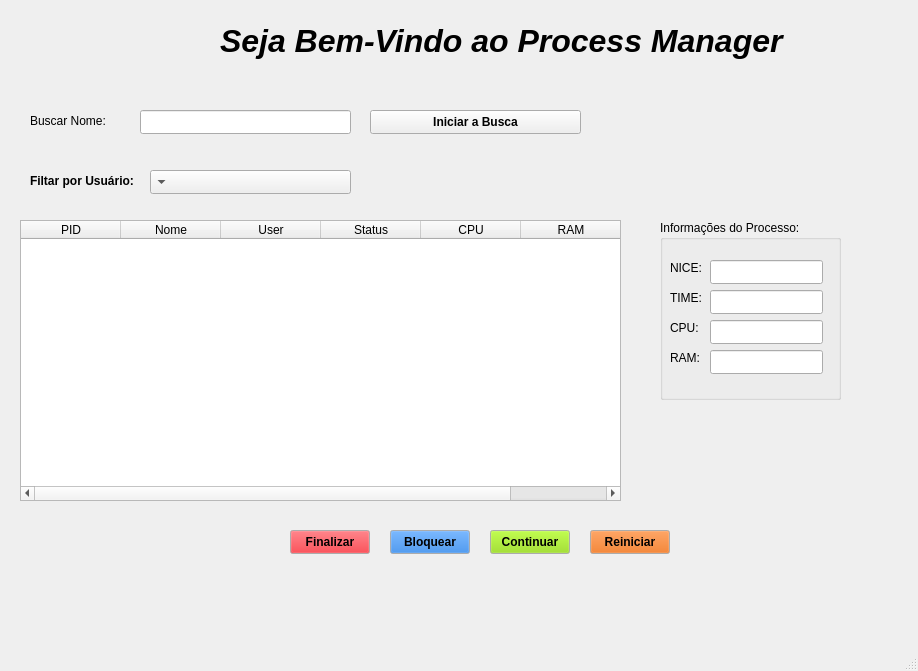
<?xml version="1.0" encoding="UTF-8"?>
<ui version="4.0">
 <class>QMainWindow</class>
 <widget class="QMainWindow" name="QMainWindow">
  <property name="geometry">
   <rect>
    <x>0</x>
    <y>0</y>
    <width>918</width>
    <height>671</height>
   </rect>
  </property>
  <property name="cursor">
   <cursorShape>PointingHandCursor</cursorShape>
  </property>
  <property name="mouseTracking">
   <bool>true</bool>
  </property>
  <property name="windowTitle">
   <string>Menu</string>
  </property>
  <property name="unifiedTitleAndToolBarOnMac">
   <bool>false</bool>
  </property>
  <widget class="QWidget" name="centralwidget">
   <widget class="QLabel" name="label">
    <property name="geometry">
     <rect>
      <x>220</x>
      <y>10</y>
      <width>601</width>
      <height>61</height>
     </rect>
    </property>
    <property name="font">
     <font>
      <pointsize>24</pointsize>
      <weight>75</weight>
      <italic>true</italic>
      <bold>true</bold>
     </font>
    </property>
    <property name="text">
     <string>Seja Bem-Vindo ao Process Manager</string>
    </property>
   </widget>
   <widget class="QLabel" name="texto_filtrar_usuario">
    <property name="geometry">
     <rect>
      <x>30</x>
      <y>170</y>
      <width>111</width>
      <height>21</height>
     </rect>
    </property>
    <property name="font">
     <font>
      <weight>75</weight>
      <bold>true</bold>
     </font>
    </property>
    <property name="text">
     <string>Filtar por Usuário:</string>
    </property>
   </widget>
   <widget class="QLineEdit" name="line_busca_processo">
    <property name="geometry">
     <rect>
      <x>140</x>
      <y>110</y>
      <width>211</width>
      <height>24</height>
     </rect>
    </property>
   </widget>
   <widget class="QLabel" name="label_busca">
    <property name="geometry">
     <rect>
      <x>30</x>
      <y>110</y>
      <width>101</width>
      <height>21</height>
     </rect>
    </property>
    <property name="text">
     <string>Buscar Nome:</string>
    </property>
   </widget>
   <widget class="QPushButton" name="botao_buscar">
    <property name="geometry">
     <rect>
      <x>370</x>
      <y>110</y>
      <width>211</width>
      <height>24</height>
     </rect>
    </property>
    <property name="font">
     <font>
      <weight>75</weight>
      <bold>true</bold>
     </font>
    </property>
    <property name="text">
     <string>Iniciar a Busca</string>
    </property>
   </widget>
   <widget class="QTableWidget" name="tabela_processos">
    <property name="geometry">
     <rect>
      <x>20</x>
      <y>220</y>
      <width>601</width>
      <height>281</height>
     </rect>
    </property>
    <property name="autoFillBackground">
     <bool>false</bool>
    </property>
    <column>
     <property name="text">
      <string>PID</string>
     </property>
    </column>
    <column>
     <property name="text">
      <string>Nome</string>
     </property>
    </column>
    <column>
     <property name="text">
      <string>User</string>
     </property>
    </column>
    <column>
     <property name="text">
      <string>Status</string>
     </property>
    </column>
    <column>
     <property name="text">
      <string>CPU</string>
     </property>
    </column>
    <column>
     <property name="text">
      <string>RAM</string>
     </property>
    </column>
   </widget>
   <widget class="QGroupBox" name="caixa_de_grupo1">
    <property name="geometry">
     <rect>
      <x>660</x>
      <y>220</y>
      <width>181</width>
      <height>180</height>
     </rect>
    </property>
    <property name="title">
     <string>Informações do Processo:</string>
    </property>
    <widget class="QLabel" name="texto_ram">
     <property name="geometry">
      <rect>
       <x>10</x>
       <y>130</y>
       <width>58</width>
       <height>16</height>
      </rect>
     </property>
     <property name="text">
      <string>RAM:</string>
     </property>
    </widget>
    <widget class="QGroupBox" name="caixa_de_grupo_global">
     <property name="geometry">
      <rect>
       <x>450</x>
       <y>360</y>
       <width>181</width>
       <height>111</height>
      </rect>
     </property>
     <property name="title">
      <string>Uso Global</string>
     </property>
     <widget class="QLabel" name="label_cpu_global">
      <property name="geometry">
       <rect>
        <x>10</x>
        <y>30</y>
        <width>58</width>
        <height>16</height>
       </rect>
      </property>
      <property name="text">
       <string>CPU:</string>
      </property>
     </widget>
     <widget class="QLineEdit" name="line_cpu_global">
      <property name="geometry">
       <rect>
        <x>50</x>
        <y>30</y>
        <width>113</width>
        <height>24</height>
       </rect>
      </property>
     </widget>
     <widget class="QLabel" name="label_ram_global">
      <property name="geometry">
       <rect>
        <x>10</x>
        <y>65</y>
        <width>58</width>
        <height>16</height>
       </rect>
      </property>
      <property name="text">
       <string>RAM:</string>
      </property>
     </widget>
     <widget class="QLineEdit" name="line_ram_global">
      <property name="geometry">
       <rect>
        <x>50</x>
        <y>65</y>
        <width>113</width>
        <height>24</height>
       </rect>
      </property>
     </widget>
    </widget>
    <widget class="QLineEdit" name="line_ram">
     <property name="geometry">
      <rect>
       <x>50</x>
       <y>130</y>
       <width>113</width>
       <height>24</height>
      </rect>
     </property>
    </widget>
    <widget class="QLabel" name="texto_time">
     <property name="geometry">
      <rect>
       <x>10</x>
       <y>70</y>
       <width>58</width>
       <height>16</height>
      </rect>
     </property>
     <property name="text">
      <string>TIME:</string>
     </property>
    </widget>
    <widget class="QLabel" name="texto_nice">
     <property name="geometry">
      <rect>
       <x>10</x>
       <y>40</y>
       <width>58</width>
       <height>16</height>
      </rect>
     </property>
     <property name="text">
      <string>NICE:</string>
     </property>
    </widget>
    <widget class="QLineEdit" name="line_time">
     <property name="geometry">
      <rect>
       <x>50</x>
       <y>70</y>
       <width>113</width>
       <height>24</height>
      </rect>
     </property>
    </widget>
    <widget class="QLabel" name="texto_cpu">
     <property name="geometry">
      <rect>
       <x>10</x>
       <y>100</y>
       <width>58</width>
       <height>16</height>
      </rect>
     </property>
     <property name="text">
      <string>CPU:</string>
     </property>
    </widget>
    <widget class="QLineEdit" name="line_cpu">
     <property name="geometry">
      <rect>
       <x>50</x>
       <y>100</y>
       <width>113</width>
       <height>24</height>
      </rect>
     </property>
    </widget>
    <widget class="QLineEdit" name="line_nice">
     <property name="geometry">
      <rect>
       <x>50</x>
       <y>40</y>
       <width>113</width>
       <height>24</height>
      </rect>
     </property>
    </widget>
   </widget>
   <widget class="QPushButton" name="botao_finalizar">
    <property name="geometry">
     <rect>
      <x>290</x>
      <y>530</y>
      <width>80</width>
      <height>24</height>
     </rect>
    </property>
    <property name="palette">
     <palette>
      <active>
       <colorrole role="WindowText">
        <brush brushstyle="SolidPattern">
         <color alpha="255">
          <red>0</red>
          <green>0</green>
          <blue>0</blue>
         </color>
        </brush>
       </colorrole>
       <colorrole role="Button">
        <brush brushstyle="SolidPattern">
         <color alpha="255">
          <red>224</red>
          <green>27</green>
          <blue>36</blue>
         </color>
        </brush>
       </colorrole>
       <colorrole role="Text">
        <brush brushstyle="SolidPattern">
         <color alpha="255">
          <red>0</red>
          <green>0</green>
          <blue>0</blue>
         </color>
        </brush>
       </colorrole>
       <colorrole role="ButtonText">
        <brush brushstyle="SolidPattern">
         <color alpha="255">
          <red>0</red>
          <green>0</green>
          <blue>0</blue>
         </color>
        </brush>
       </colorrole>
       <colorrole role="PlaceholderText">
        <brush brushstyle="SolidPattern">
         <color alpha="128">
          <red>0</red>
          <green>0</green>
          <blue>0</blue>
         </color>
        </brush>
       </colorrole>
      </active>
      <inactive>
       <colorrole role="WindowText">
        <brush brushstyle="SolidPattern">
         <color alpha="255">
          <red>0</red>
          <green>0</green>
          <blue>0</blue>
         </color>
        </brush>
       </colorrole>
       <colorrole role="Button">
        <brush brushstyle="SolidPattern">
         <color alpha="255">
          <red>224</red>
          <green>27</green>
          <blue>36</blue>
         </color>
        </brush>
       </colorrole>
       <colorrole role="Text">
        <brush brushstyle="SolidPattern">
         <color alpha="255">
          <red>0</red>
          <green>0</green>
          <blue>0</blue>
         </color>
        </brush>
       </colorrole>
       <colorrole role="ButtonText">
        <brush brushstyle="SolidPattern">
         <color alpha="255">
          <red>0</red>
          <green>0</green>
          <blue>0</blue>
         </color>
        </brush>
       </colorrole>
       <colorrole role="PlaceholderText">
        <brush brushstyle="SolidPattern">
         <color alpha="128">
          <red>0</red>
          <green>0</green>
          <blue>0</blue>
         </color>
        </brush>
       </colorrole>
      </inactive>
      <disabled>
       <colorrole role="WindowText">
        <brush brushstyle="SolidPattern">
         <color alpha="255">
          <red>0</red>
          <green>0</green>
          <blue>0</blue>
         </color>
        </brush>
       </colorrole>
       <colorrole role="Button">
        <brush brushstyle="SolidPattern">
         <color alpha="255">
          <red>224</red>
          <green>27</green>
          <blue>36</blue>
         </color>
        </brush>
       </colorrole>
       <colorrole role="Text">
        <brush brushstyle="SolidPattern">
         <color alpha="255">
          <red>0</red>
          <green>0</green>
          <blue>0</blue>
         </color>
        </brush>
       </colorrole>
       <colorrole role="ButtonText">
        <brush brushstyle="SolidPattern">
         <color alpha="255">
          <red>0</red>
          <green>0</green>
          <blue>0</blue>
         </color>
        </brush>
       </colorrole>
       <colorrole role="PlaceholderText">
        <brush brushstyle="SolidPattern">
         <color alpha="128">
          <red>0</red>
          <green>0</green>
          <blue>0</blue>
         </color>
        </brush>
       </colorrole>
      </disabled>
     </palette>
    </property>
    <property name="font">
     <font>
      <weight>75</weight>
      <bold>true</bold>
     </font>
    </property>
    <property name="autoFillBackground">
     <bool>false</bool>
    </property>
    <property name="styleSheet">
     <string notr="true">color: black;</string>
    </property>
    <property name="text">
     <string>Finalizar</string>
    </property>
    <property name="autoDefault">
     <bool>false</bool>
    </property>
    <property name="default">
     <bool>false</bool>
    </property>
    <property name="flat">
     <bool>false</bool>
    </property>
   </widget>
   <widget class="QPushButton" name="botao_bloquear">
    <property name="geometry">
     <rect>
      <x>390</x>
      <y>530</y>
      <width>80</width>
      <height>24</height>
     </rect>
    </property>
    <property name="palette">
     <palette>
      <active>
       <colorrole role="WindowText">
        <brush brushstyle="SolidPattern">
         <color alpha="255">
          <red>0</red>
          <green>0</green>
          <blue>0</blue>
         </color>
        </brush>
       </colorrole>
       <colorrole role="Button">
        <brush brushstyle="SolidPattern">
         <color alpha="255">
          <red>28</red>
          <green>113</green>
          <blue>216</blue>
         </color>
        </brush>
       </colorrole>
       <colorrole role="Text">
        <brush brushstyle="SolidPattern">
         <color alpha="255">
          <red>0</red>
          <green>0</green>
          <blue>0</blue>
         </color>
        </brush>
       </colorrole>
       <colorrole role="ButtonText">
        <brush brushstyle="SolidPattern">
         <color alpha="255">
          <red>0</red>
          <green>0</green>
          <blue>0</blue>
         </color>
        </brush>
       </colorrole>
       <colorrole role="PlaceholderText">
        <brush brushstyle="SolidPattern">
         <color alpha="128">
          <red>0</red>
          <green>0</green>
          <blue>0</blue>
         </color>
        </brush>
       </colorrole>
      </active>
      <inactive>
       <colorrole role="WindowText">
        <brush brushstyle="SolidPattern">
         <color alpha="255">
          <red>0</red>
          <green>0</green>
          <blue>0</blue>
         </color>
        </brush>
       </colorrole>
       <colorrole role="Button">
        <brush brushstyle="SolidPattern">
         <color alpha="255">
          <red>28</red>
          <green>113</green>
          <blue>216</blue>
         </color>
        </brush>
       </colorrole>
       <colorrole role="Text">
        <brush brushstyle="SolidPattern">
         <color alpha="255">
          <red>0</red>
          <green>0</green>
          <blue>0</blue>
         </color>
        </brush>
       </colorrole>
       <colorrole role="ButtonText">
        <brush brushstyle="SolidPattern">
         <color alpha="255">
          <red>0</red>
          <green>0</green>
          <blue>0</blue>
         </color>
        </brush>
       </colorrole>
       <colorrole role="PlaceholderText">
        <brush brushstyle="SolidPattern">
         <color alpha="128">
          <red>0</red>
          <green>0</green>
          <blue>0</blue>
         </color>
        </brush>
       </colorrole>
      </inactive>
      <disabled>
       <colorrole role="WindowText">
        <brush brushstyle="SolidPattern">
         <color alpha="255">
          <red>0</red>
          <green>0</green>
          <blue>0</blue>
         </color>
        </brush>
       </colorrole>
       <colorrole role="Button">
        <brush brushstyle="SolidPattern">
         <color alpha="255">
          <red>28</red>
          <green>113</green>
          <blue>216</blue>
         </color>
        </brush>
       </colorrole>
       <colorrole role="Text">
        <brush brushstyle="SolidPattern">
         <color alpha="255">
          <red>0</red>
          <green>0</green>
          <blue>0</blue>
         </color>
        </brush>
       </colorrole>
       <colorrole role="ButtonText">
        <brush brushstyle="SolidPattern">
         <color alpha="255">
          <red>0</red>
          <green>0</green>
          <blue>0</blue>
         </color>
        </brush>
       </colorrole>
       <colorrole role="PlaceholderText">
        <brush brushstyle="SolidPattern">
         <color alpha="128">
          <red>0</red>
          <green>0</green>
          <blue>0</blue>
         </color>
        </brush>
       </colorrole>
      </disabled>
     </palette>
    </property>
    <property name="font">
     <font>
      <weight>75</weight>
      <bold>true</bold>
     </font>
    </property>
    <property name="cursor">
     <cursorShape>PointingHandCursor</cursorShape>
    </property>
    <property name="styleSheet">
     <string notr="true">color: black;</string>
    </property>
    <property name="text">
     <string>Bloquear</string>
    </property>
   </widget>
   <widget class="QPushButton" name="botao_continuar">
    <property name="geometry">
     <rect>
      <x>490</x>
      <y>530</y>
      <width>80</width>
      <height>24</height>
     </rect>
    </property>
    <property name="palette">
     <palette>
      <active>
       <colorrole role="WindowText">
        <brush brushstyle="SolidPattern">
         <color alpha="255">
          <red>0</red>
          <green>0</green>
          <blue>0</blue>
         </color>
        </brush>
       </colorrole>
       <colorrole role="Button">
        <brush brushstyle="SolidPattern">
         <color alpha="255">
          <red>142</red>
          <green>220</green>
          <blue>3</blue>
         </color>
        </brush>
       </colorrole>
       <colorrole role="Text">
        <brush brushstyle="SolidPattern">
         <color alpha="255">
          <red>0</red>
          <green>0</green>
          <blue>0</blue>
         </color>
        </brush>
       </colorrole>
       <colorrole role="ButtonText">
        <brush brushstyle="SolidPattern">
         <color alpha="255">
          <red>0</red>
          <green>0</green>
          <blue>0</blue>
         </color>
        </brush>
       </colorrole>
       <colorrole role="PlaceholderText">
        <brush brushstyle="SolidPattern">
         <color alpha="128">
          <red>0</red>
          <green>0</green>
          <blue>0</blue>
         </color>
        </brush>
       </colorrole>
      </active>
      <inactive>
       <colorrole role="WindowText">
        <brush brushstyle="SolidPattern">
         <color alpha="255">
          <red>0</red>
          <green>0</green>
          <blue>0</blue>
         </color>
        </brush>
       </colorrole>
       <colorrole role="Button">
        <brush brushstyle="SolidPattern">
         <color alpha="255">
          <red>142</red>
          <green>220</green>
          <blue>3</blue>
         </color>
        </brush>
       </colorrole>
       <colorrole role="Text">
        <brush brushstyle="SolidPattern">
         <color alpha="255">
          <red>0</red>
          <green>0</green>
          <blue>0</blue>
         </color>
        </brush>
       </colorrole>
       <colorrole role="ButtonText">
        <brush brushstyle="SolidPattern">
         <color alpha="255">
          <red>0</red>
          <green>0</green>
          <blue>0</blue>
         </color>
        </brush>
       </colorrole>
       <colorrole role="PlaceholderText">
        <brush brushstyle="SolidPattern">
         <color alpha="128">
          <red>0</red>
          <green>0</green>
          <blue>0</blue>
         </color>
        </brush>
       </colorrole>
      </inactive>
      <disabled>
       <colorrole role="WindowText">
        <brush brushstyle="SolidPattern">
         <color alpha="255">
          <red>0</red>
          <green>0</green>
          <blue>0</blue>
         </color>
        </brush>
       </colorrole>
       <colorrole role="Button">
        <brush brushstyle="SolidPattern">
         <color alpha="255">
          <red>142</red>
          <green>220</green>
          <blue>3</blue>
         </color>
        </brush>
       </colorrole>
       <colorrole role="Text">
        <brush brushstyle="SolidPattern">
         <color alpha="255">
          <red>0</red>
          <green>0</green>
          <blue>0</blue>
         </color>
        </brush>
       </colorrole>
       <colorrole role="ButtonText">
        <brush brushstyle="SolidPattern">
         <color alpha="255">
          <red>0</red>
          <green>0</green>
          <blue>0</blue>
         </color>
        </brush>
       </colorrole>
       <colorrole role="PlaceholderText">
        <brush brushstyle="SolidPattern">
         <color alpha="128">
          <red>0</red>
          <green>0</green>
          <blue>0</blue>
         </color>
        </brush>
       </colorrole>
      </disabled>
     </palette>
    </property>
    <property name="font">
     <font>
      <weight>75</weight>
      <bold>true</bold>
     </font>
    </property>
    <property name="cursor">
     <cursorShape>PointingHandCursor</cursorShape>
    </property>
    <property name="styleSheet">
     <string notr="true">color: black;</string>
    </property>
    <property name="text">
     <string>Continuar</string>
    </property>
   </widget>
   <widget class="QPushButton" name="botao_reiniciar">
    <property name="geometry">
     <rect>
      <x>590</x>
      <y>530</y>
      <width>80</width>
      <height>24</height>
     </rect>
    </property>
    <property name="palette">
     <palette>
      <active>
       <colorrole role="WindowText">
        <brush brushstyle="SolidPattern">
         <color alpha="255">
          <red>0</red>
          <green>0</green>
          <blue>0</blue>
         </color>
        </brush>
       </colorrole>
       <colorrole role="Button">
        <brush brushstyle="SolidPattern">
         <color alpha="255">
          <red>230</red>
          <green>97</green>
          <blue>0</blue>
         </color>
        </brush>
       </colorrole>
       <colorrole role="Text">
        <brush brushstyle="SolidPattern">
         <color alpha="255">
          <red>0</red>
          <green>0</green>
          <blue>0</blue>
         </color>
        </brush>
       </colorrole>
       <colorrole role="ButtonText">
        <brush brushstyle="SolidPattern">
         <color alpha="255">
          <red>0</red>
          <green>0</green>
          <blue>0</blue>
         </color>
        </brush>
       </colorrole>
       <colorrole role="PlaceholderText">
        <brush brushstyle="SolidPattern">
         <color alpha="128">
          <red>0</red>
          <green>0</green>
          <blue>0</blue>
         </color>
        </brush>
       </colorrole>
      </active>
      <inactive>
       <colorrole role="WindowText">
        <brush brushstyle="SolidPattern">
         <color alpha="255">
          <red>0</red>
          <green>0</green>
          <blue>0</blue>
         </color>
        </brush>
       </colorrole>
       <colorrole role="Button">
        <brush brushstyle="SolidPattern">
         <color alpha="255">
          <red>230</red>
          <green>97</green>
          <blue>0</blue>
         </color>
        </brush>
       </colorrole>
       <colorrole role="Text">
        <brush brushstyle="SolidPattern">
         <color alpha="255">
          <red>0</red>
          <green>0</green>
          <blue>0</blue>
         </color>
        </brush>
       </colorrole>
       <colorrole role="ButtonText">
        <brush brushstyle="SolidPattern">
         <color alpha="255">
          <red>0</red>
          <green>0</green>
          <blue>0</blue>
         </color>
        </brush>
       </colorrole>
       <colorrole role="PlaceholderText">
        <brush brushstyle="SolidPattern">
         <color alpha="128">
          <red>0</red>
          <green>0</green>
          <blue>0</blue>
         </color>
        </brush>
       </colorrole>
      </inactive>
      <disabled>
       <colorrole role="WindowText">
        <brush brushstyle="SolidPattern">
         <color alpha="255">
          <red>0</red>
          <green>0</green>
          <blue>0</blue>
         </color>
        </brush>
       </colorrole>
       <colorrole role="Button">
        <brush brushstyle="SolidPattern">
         <color alpha="255">
          <red>230</red>
          <green>97</green>
          <blue>0</blue>
         </color>
        </brush>
       </colorrole>
       <colorrole role="Text">
        <brush brushstyle="SolidPattern">
         <color alpha="255">
          <red>0</red>
          <green>0</green>
          <blue>0</blue>
         </color>
        </brush>
       </colorrole>
       <colorrole role="ButtonText">
        <brush brushstyle="SolidPattern">
         <color alpha="255">
          <red>0</red>
          <green>0</green>
          <blue>0</blue>
         </color>
        </brush>
       </colorrole>
       <colorrole role="PlaceholderText">
        <brush brushstyle="SolidPattern">
         <color alpha="128">
          <red>0</red>
          <green>0</green>
          <blue>0</blue>
         </color>
        </brush>
       </colorrole>
      </disabled>
     </palette>
    </property>
    <property name="font">
     <font>
      <weight>75</weight>
      <bold>true</bold>
     </font>
    </property>
    <property name="cursor">
     <cursorShape>PointingHandCursor</cursorShape>
    </property>
    <property name="styleSheet">
     <string notr="true">color: black;</string>
    </property>
    <property name="text">
     <string>Reiniciar</string>
    </property>
   </widget>
   <widget class="QComboBox" name="box_usuario">
    <property name="geometry">
     <rect>
      <x>150</x>
      <y>170</y>
      <width>201</width>
      <height>24</height>
     </rect>
    </property>
    <property name="layoutDirection">
     <enum>Qt::RightToLeft</enum>
    </property>
    <property name="autoFillBackground">
     <bool>false</bool>
    </property>
   </widget>
  </widget>
  <widget class="QMenuBar" name="menubar">
   <property name="geometry">
    <rect>
     <x>0</x>
     <y>0</y>
     <width>918</width>
     <height>22</height>
    </rect>
   </property>
  </widget>
  <widget class="QStatusBar" name="statusbar"/>
 </widget>
 <resources/>
 <connections/>
</ui>
